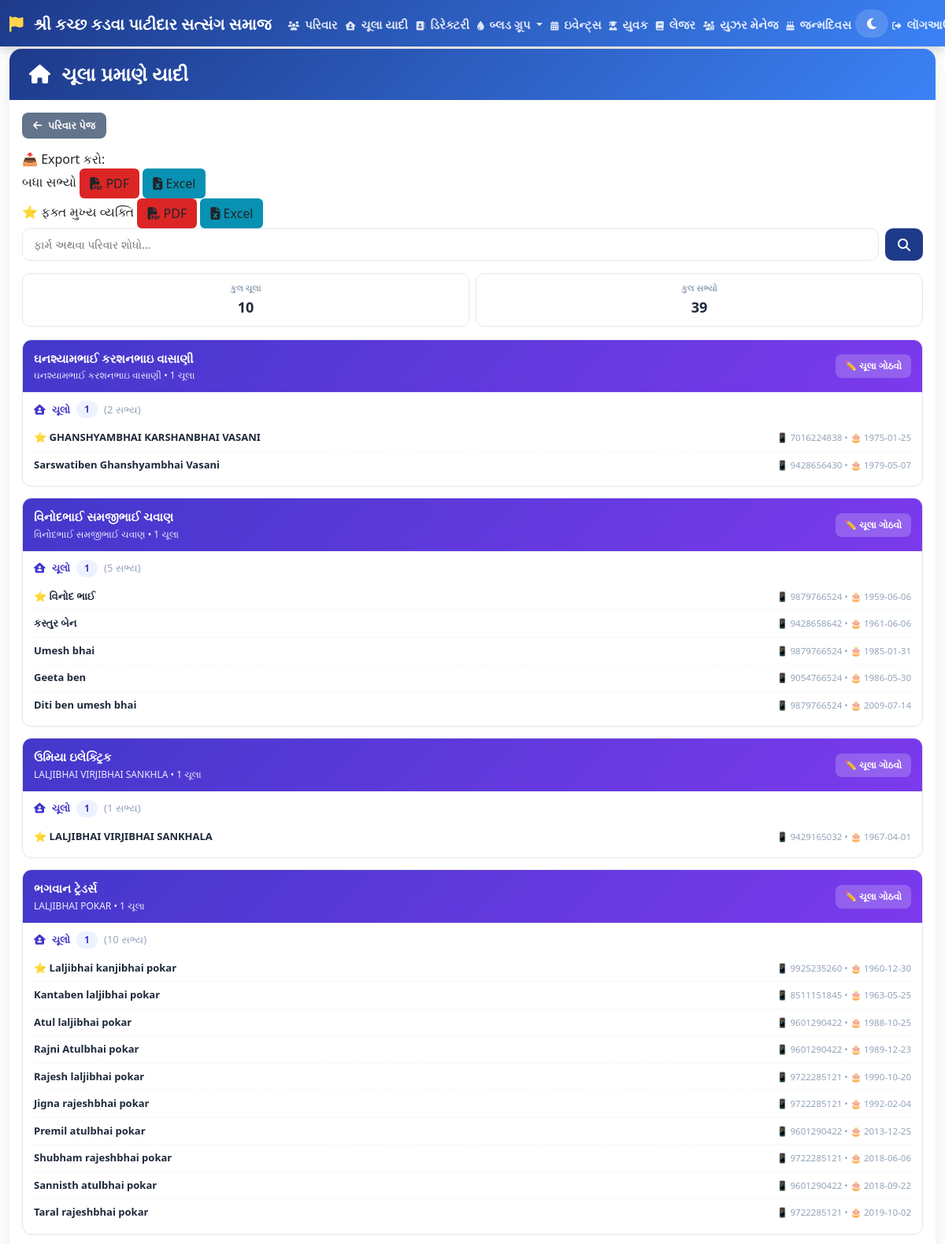
The app's page /house-list (signed in, upper part) with its own data.
### tables this page shows
CREATE TABLE families (
        id INTEGER PRIMARY KEY AUTOINCREMENT, 
        firm_name TEXT, 
        family_name TEXT, 
        mobile TEXT, 
        address TEXT, 
        uif REAL DEFAULT 0.0
    );

CREATE TABLE family_members (
        id INTEGER PRIMARY KEY AUTOINCREMENT, 
        family_id INTEGER, 
        name TEXT, 
        mobile TEXT, 
        business_study TEXT, 
        birth_date TEXT
    , house_number TEXT DEFAULT '1', is_head INTEGER DEFAULT 0, blood_group TEXT);

### app.py (the view)
@app.route("/house-list")
def house_list():
    if not session.get("logged_in"):
        return redirect("/login")
    conn = sqlite3.connect("samaj.db")
    cursor = conn.cursor()
    user_role = session.get("role")
    search = request.args.get("search", "")
    can_edit = (user_role in ["treasurer", "committee"])
    user_is_treasurer = (user_role == "treasurer")
    if search:
        cursor.execute("SELECT id, family_name, firm_name, mobile, uif FROM families WHERE family_name LIKE ? OR firm_name LIKE ?",
                       (f"%{search}%", f"%{search}%"))
    else:
        cursor.execute("SELECT id, family_name, firm_name, mobile, uif FROM families")
    family_rows = cursor.fetchall()
    families = []
    total_houses_count = 0
    total_members_count = 0
    for fam in family_rows:
        fam_id = fam[0]
        family_name = fam[1]
        firm_name = fam[2]
        cursor.execute("SELECT house_number, name, mobile, birth_date, is_head FROM family_members WHERE family_id = ? ORDER BY house_number, is_head DESC", (fam_id,))
        member_rows = cursor.fetchall()
        houses_dict = {}
        for m in member_rows:
            h_num = m[0] if m[0] else "1"
            if h_num not in houses_dict:
                houses_dict[h_num] = []
            houses_dict[h_num].append({
                "name": m[1],
                "mobile": m[2],
                "birth_date": m[3],
                "is_head": m[4]
            })
            total_members_count += 1
        houses_list = list(houses_dict.items())
        total_houses_count += len(houses_list)
        if houses_list:
            families.append({
                "family_id": fam_id,
                "family_name": family_name,
                "firm_name": firm_name,
                "house_count": len(houses_list),
                "houses": houses_list
            })
    conn.close()
    return render_template("house_list.html",
                           families=families,
                           total_houses=total_houses_count,
                           total_members=total_members_count,
                           search=search,
                           user_is_treasurer=user_is_treasurer,
                           can_edit=can_edit)

### templates/house_list.html (shortened to what this page needs)
{% extends "base.html" %}
{% block content %}
<div class="card">
    <div class="card-header">
        <h4 class="mb-0"><i class="fas fa-home me-2"></i> ચૂલા પ્રમાણે યાદી</h4>
    </div>
    <div class="card-body">
        <div class="page-header-actions">
            <a href="/families" class="btn btn-home-h"><i class="fas fa-arrow-left me-1"></i> પરિવાર પેજ</a>
        </div>
        <div class="export-mode-box">
            <div class="export-mode-title">📥 Export કરો:</div>
            <div class="export-mode-row">
                <span class="export-mode-label">બધા સભ્યો</span>
                <a href="/house-list/export/pdf?mode=all" class="btn btn-pdf-h btn-sm-export"><i class="fas fa-file-pdf"></i> PDF</a>
                <a href="/house-list/export/excel?mode=all" class="btn btn-excel-h btn-sm-export"><i class="fas fa-file-excel"></i> Excel</a>
            </div>
            <div class="export-mode-row">
                <span class="export-mode-label">⭐ ફક્ત મુખ્ય વ્યક્તિ</span>
                <a href="/house-list/export/pdf?mode=head" class="btn btn-pdf-h btn-sm-export"><i class="fas fa-file-pdf"></i> PDF</a>
                <a href="/house-list/export/excel?mode=head" class="btn btn-excel-h btn-sm-export"><i class="fas fa-file-excel"></i> Excel</a>
            </div>
        </div>
        <form method="GET" class="search-box-h">
            <input type="text" name="search" placeholder="ફાર્મ અથવા પરિવાર શોધો..." value="{{ search }}">
            <button type="submit" class="btn-search"><i class="fas fa-search"></i></button>
        </form>
        <div class="summary-strip">
            <div class="cell">
                <div class="label">કુલ ચૂલા</div>
                <div class="val">{{ total_houses }}</div>
            </div>
            <div class="cell">
                <div class="label">કુલ સભ્યો</div>
                <div class="val">{{ total_members }}</div>
            </div>
        </div>
        {% if families %}
        {% for fam in families %}
        <div class="fam-block">
            <div class="fam-block-header" style="display:flex; justify-content:space-between; align-items:center; gap:8px;">
                <div>
                    <div class="fname">{{ fam.firm_name }}</div>
                    <div class="fsub">{{ fam.family_name }} • {{ fam.house_count }} ચૂલા</div>
                </div>
                {% if can_edit or (session.role == 'farm_head' and session.family_id == fam.family_id) %}
            <a href="/house-list/manage/{{ fam.family_id }}" style="background:rgba(255,255,255,0.2); color:white; border-radius:8px; padding:6px 12px; font-size:12px; font-weight:700; text-decoration:none; white-space:nowrap;">
                ✏️ ચૂલા ગોઠવો
            </a>
            {% endif %}
            </div>
            {% for house_num, members in fam.houses %}
            <div class="house-group">
                <div class="house-group-title">
                    <i class="fas fa-house-user"></i> ચૂલો <span class="house-badge">{{ house_num }}</span>
                    <span style="color:#94a3b8; font-weight:500;">({{ members|length }} સભ્ય)</span>
                </div>
                {% for m in members %}
                <div class="member-line">
                    <span class="mname">{% if m.is_head %}⭐ {% endif %}{{ m.name }}</span>
                    <span class="mmeta">📱 {{ m.mobile }} • 🎂 {{ m.birth_date }}</span>
                </div>
                {% endfor %}
            </div>
            {% endfor %}
        </div>
        {% endfor %}
        {% else %}
        <div class="empty-state-h">
            <i class="fas fa-house-user fa-2x d-block mb-2"></i>
            કોઈ સભ્ય મળ્યા નથી
        </div>
        {% endif %}
    </div>
</div>
{% endblock %}

### templates/base.html (style rules this page uses)
html, body { width: 100% !important; overflow-x: hidden !important; margin: 0 !important; padding: 0 !important; }
input, select, textarea, .form-control { width: 100% !important; max-width: 100% !important; }
body { font-family: 'Segoe UI', Tahoma, Geneva, Verdana, sans-serif; padding-bottom: 60px; transition: all 0.3s; }
.card { border-radius: 15px; box-shadow: 0 10px 30px rgba(0,0,0,0.08); border: none; overflow: hidden; }
.card-header { background: linear-gradient(135deg, #1e3a8a, #3b82f6); color: white; padding: 18px 25px; border-bottom: none; }
.card-header h4 { margin: 0; font-weight: 600; }
* { box-sizing: border-box; }
body { overflow-x: hidden !important; width: 100%; }

### templates/house_list.html (style rules this page uses)
* { box-sizing: border-box; }
.page-header-actions { display: flex; gap: 8px; flex-wrap: wrap; margin-bottom: 14px; }
.page-header-actions .btn { padding: 7px 14px; border-radius: 8px; font-size: 13px; font-weight: 700; border: none; text-decoration: none; color: white; }
.btn-pdf-h { background: #dc2626; }
.btn-excel-h { background: #0891b2; }
.btn-home-h { background: #64748b; }
.search-box-h { display: flex; gap: 8px; margin-bottom: 16px; }
.search-box-h input { flex: 1; border: 1.5px solid #e2e8f0; border-radius: 10px; padding: 9px 14px; font-size: 14px; }
.search-box-h button, .search-box-h a { border: none; border-radius: 10px; padding: 9px 16px; font-weight: 700; text-decoration: none; display: flex; align-items: center; }
.search-box-h .btn-search { background: #1e3a8a; color: white; }
.summary-strip { display: grid; grid-template-columns: 1fr 1fr; gap: 8px; margin-bottom: 16px; }
.summary-strip .cell { background: white; border: 1px solid #e2e8f0; border-radius: 10px; padding: 10px; text-align: center; }
.summary-strip .cell .label { font-size: 11px; color: #94a3b8; font-weight: 700; }
.summary-strip .cell .val { font-size: 18px; font-weight: 800; color: #1e293b; margin-top: 2px; }
.fam-block { background: white; border: 1px solid #e2e8f0; border-radius: 12px; margin-bottom: 14px; overflow: hidden; box-shadow: 0 1px 4px rgba(0,0,0,0.03); }
.fam-block-header { background: linear-gradient(135deg, #4338ca, #7c3aed); color: white; padding: 12px 14px; }
.fam-block-header .fname { font-weight: 700; font-size: 15px; }
.fam-block-header .fsub { font-size: 12px; opacity: 0.9; margin-top: 2px; }
.house-group { border-top: 1px solid #f1f5f9; padding: 10px 14px; }
.house-group-title { display: flex; align-items: center; gap: 8px; font-weight: 700; color: #4338ca; font-size: 13px; margin-bottom: 8px; }
.house-badge { background: #eef2ff; color: #4338ca; border-radius: 20px; padding: 2px 10px; font-size: 12px; }
.member-line { display: flex; justify-content: space-between; align-items: center; padding: 7px 0; border-bottom: 1px dashed #f1f5f9; font-size: 13px; gap: 8px; }
.member-line:last-child { border-bottom: none; }
.member-line .mname { font-weight: 600; color: #1e293b; }
.member-line .mmeta { color: #94a3b8; font-size: 11.5px; white-space: nowrap; }

### records on screen
families: firm_name "ઘનશ્યામભાઈ કરશનભાઇ વાસાણી", family_name "ઘનશ્યામભાઈ કરશનભાઇ વાસાણી", house_count "1", houses "1", houses "2"
family_members: name "GHANSHYAMBHAI KARSHANBHAI VASANI", mobile "7016224838", birth_date "1975-01-25"
family_members: name "Sarswatiben Ghanshyambhai Vasani", mobile "9428656430", birth_date "1979-05-07"
families: firm_name "વિનોદભાઈ સમજીભાઈ ચવાણ", family_name "વિનોદભાઈ સમજીભાઈ ચવાણ", house_count "1", houses "1", houses "5"
family_members: name "વિનોદ ભાઈ", mobile "9879766524", birth_date "1959-06-06"
family_members: name "કસ્તુર બેન", mobile "9428658642", birth_date "1961-06-06"
family_members: name "Umesh bhai", mobile "9879766524", birth_date "1985-01-31"
family_members: name "Geeta ben", mobile "9054766524", birth_date "1986-05-30"
family_members: name "Diti ben umesh bhai", mobile "9879766524", birth_date "2009-07-14"
families: firm_name "ઉમિયા ઇલેક્ટ્રિક", family_name "LALJIBHAI VIRJIBHAI SANKHLA", house_count "1", houses "1", houses "1"
family_members: name "LALJIBHAI VIRJIBHAI SANKHALA", mobile "9429165032", birth_date "1967-04-01"
families: firm_name "ભગવાન ટ્રેડર્સ", family_name "LALJIBHAI POKAR", house_count "1", houses "1", houses "10"
family_members: name "Laljibhai kanjibhai pokar", mobile "9925235260", birth_date "1960-12-30"
family_members: name "Kantaben laljibhai pokar", mobile "8511151845", birth_date "1963-05-25"
family_members: name "Atul laljibhai pokar", mobile "9601290422", birth_date "1988-10-25"
family_members: name "Rajni Atulbhai pokar", mobile "9601290422", birth_date "1989-12-23"
family_members: name "Rajesh laljibhai pokar", mobile "9722285121", birth_date "1990-10-20"
family_members: name "Jigna rajeshbhai pokar", mobile "9722285121", birth_date "1992-02-04"
family_members: name "Premil atulbhai pokar", mobile "9601290422", birth_date "2013-12-25"
family_members: name "Shubham rajeshbhai pokar", mobile "9722285121", birth_date "2018-06-06"
family_members: name "Sannisth atulbhai pokar", mobile "9601290422", birth_date "2018-09-22"
family_members: name "Taral rajeshbhai pokar", mobile "9722285121", birth_date "2019-10-02"

### other values on screen
{{ total_houses }} "10"
{{ total_members }} "39"
